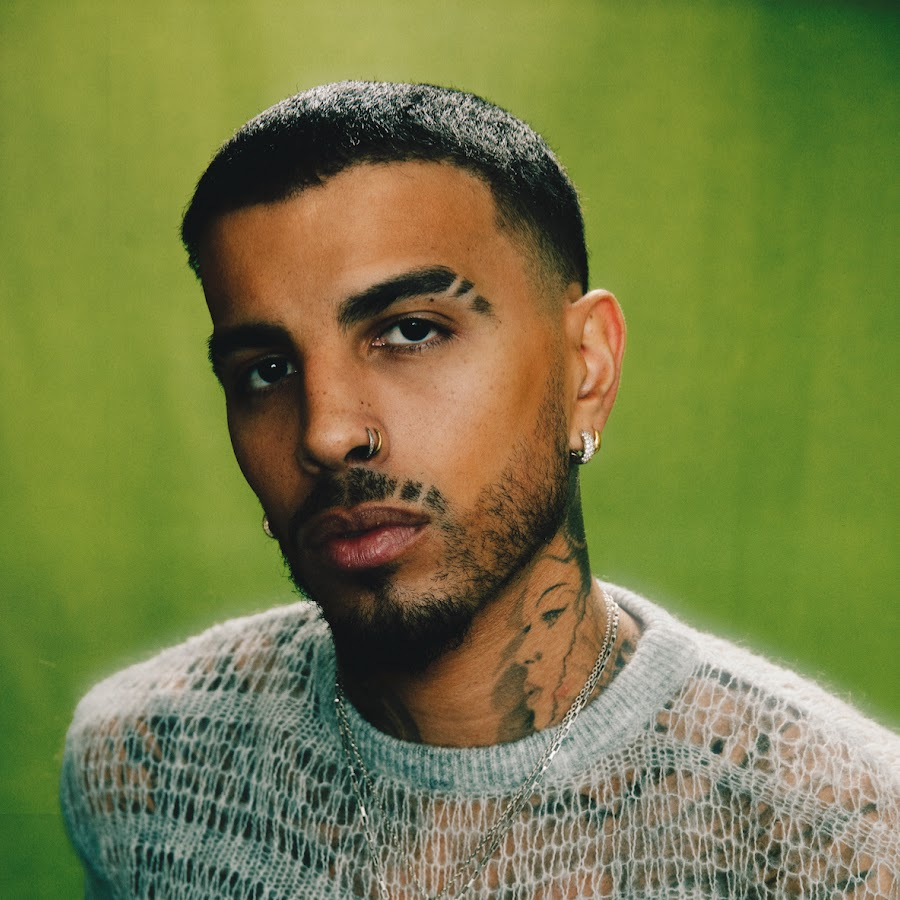
%> input picture Objetos/rauw.jpg, 900 x 900 px
$ octave C4.m   (GNU Octave 9; MATLAB toolbox functions it lacks are replaced by stand-ins)
%> lines starting %> are read from the running program, lines starting %| are printed output that depends on the picture
clear , clc, close all

c=rgb2gray(imread('rauw.jpg'));
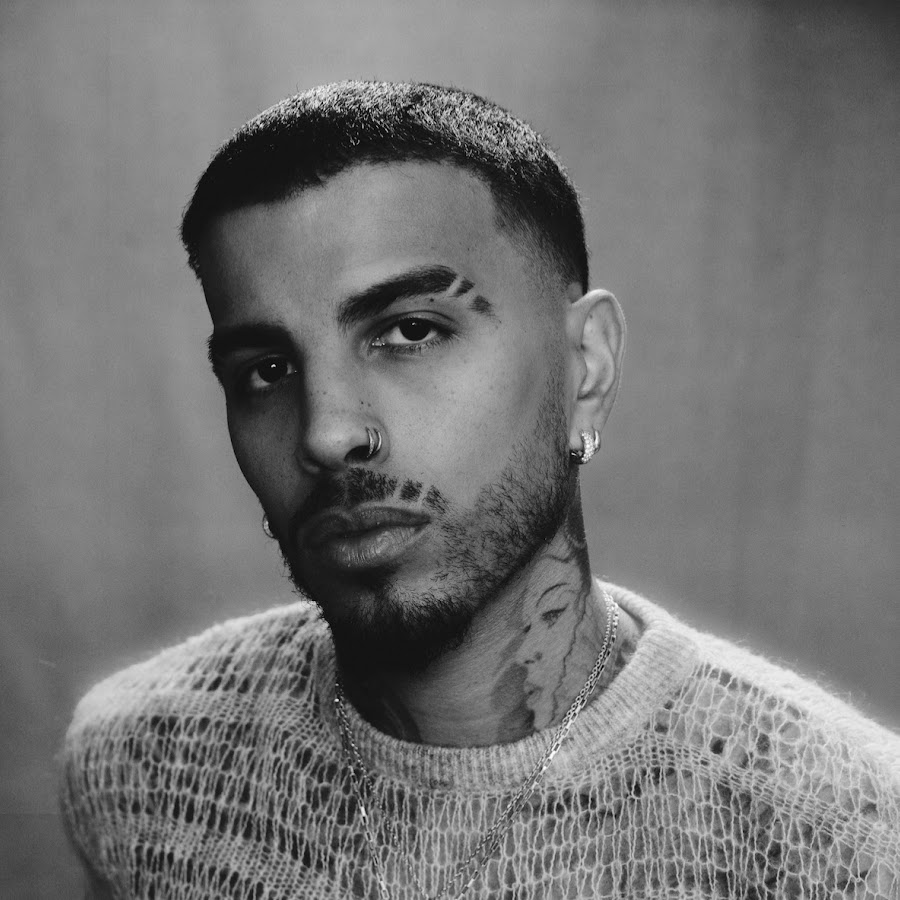
%> c: size 900x900 uint8; min 0, max 253, mean 116
[m, n] = size(c);
%> m = 900; n = 900
im = zeros(m, n);
r1=input("Ingrese el Valor de r1: ");
%> the answer given: 3
r2=input("Ingrese el Valor de r2: ");
%> the answer given: 3
s1=input("Ingrese el Valor de s1: ");
%> the answer given: 3
s2=input("Ingrese el Valor de s2: ");
%> the answer given: 3

m1= s1/r1;
m2=(s2-s1)/(r2-r1);
m3=(255-s2)/(255-r2);

b2=s2-(m2)*r2;
b3=255-(m3)*255;

for i=1:m
    for j=1:n
        if c(i, j) >= r1 && c(i, j) <= r2
            im(i, j) = m2 * c(i, j) + b2;
        elseif c(i, j) >= 0 && c(i, j) < r1
            im(i, j) = m1 * c(i, j);
        elseif c(i, j) >= r2 && c(i, j) <= 255
            im(i, j) = m3 * c(i, j) + b3;
        end
    end
end

figure, subplot(2,2,1)
imshow(c)
title('Imagen original')

subplot(2,2,2)
imshow(im/255)
title('Imagen Procesada')

r=[0, r1, r2,255];
s=[0, s1, s2,255];
subplot(2,2,3.5), plot(r,s,'LineWidth',3)
ylim([0 260])
xlim([0 260])
grid on
grid minor
xlabel("r")
ylabel("s")
legend('T(r)=s')
title('Gráfica de Transformación T(r)')
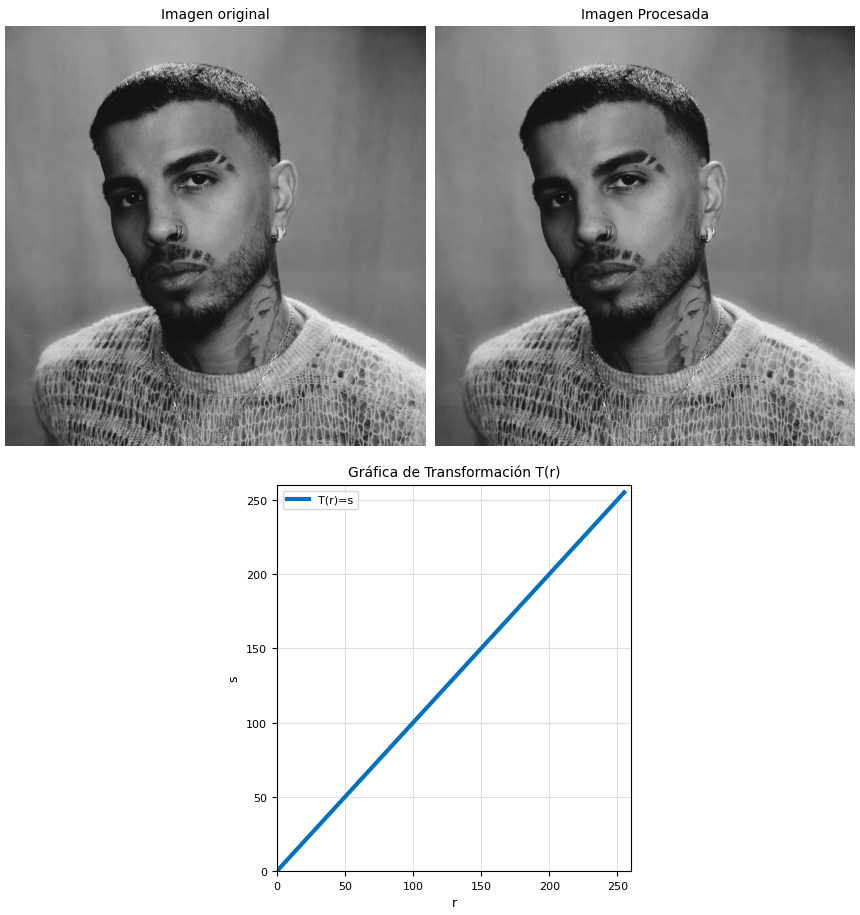
%> figure redrawn from the program's plot data, 3 panels

$ run again, with Objetos/gradual.jpg copied over Objetos/rauw.jpg
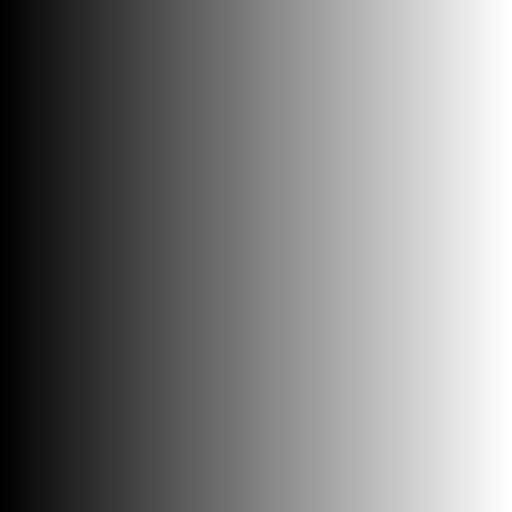
%> input picture Objetos/gradual.jpg, 1024 x 1024 px (shown at 1/2 size)
%> c is the input picture: size 1024x1024 uint8; min 0, max 255, mean 127.5
%> `title('Gráfica de Transformación T(r)')`:
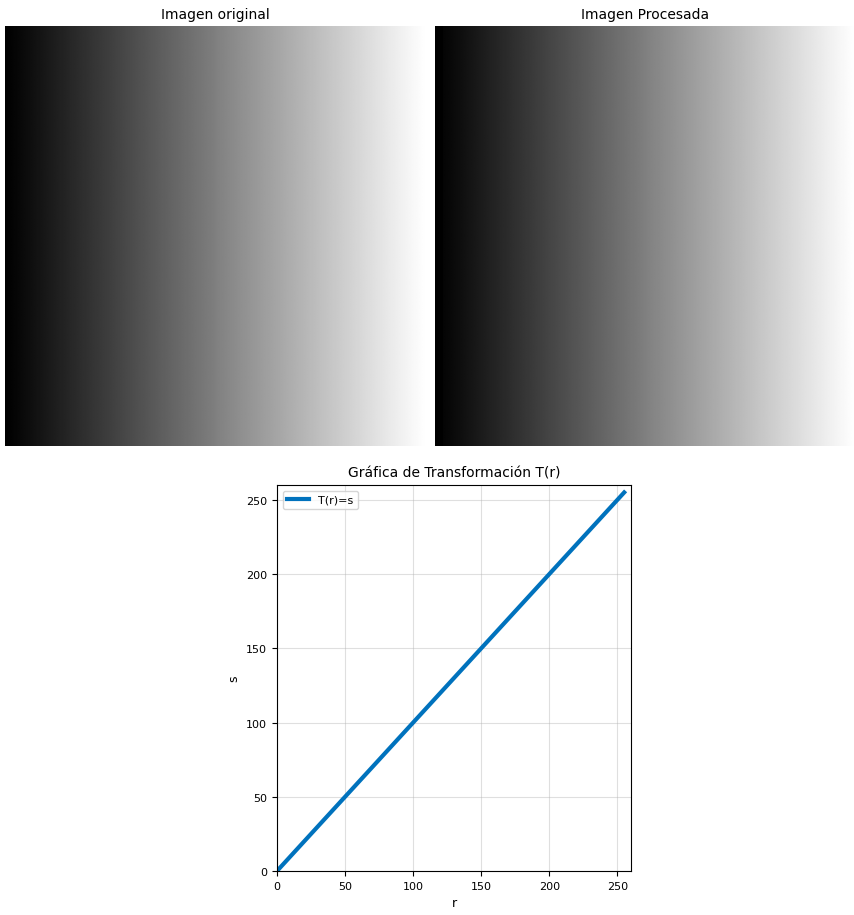
%> figure redrawn from the program's plot data, 3 panels
